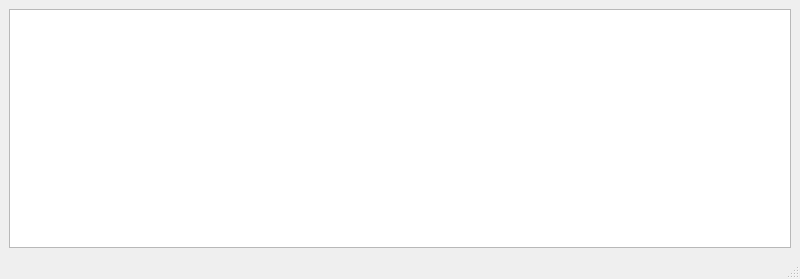
<?xml version="1.0" encoding="UTF-8"?>
<ui version="4.0">
 <class>Consolidated</class>
 <widget class="QMainWindow" name="Consolidated">
  <property name="geometry">
   <rect>
    <x>0</x>
    <y>0</y>
    <width>800</width>
    <height>279</height>
   </rect>
  </property>
  <property name="windowTitle">
   <string>MainWindow</string>
  </property>
  <widget class="QWidget" name="centralwidget">
   <layout class="QHBoxLayout" name="horizontalLayout">
    <item>
     <widget class="QTableView" name="tableView"/>
    </item>
   </layout>
  </widget>
  <widget class="QMenuBar" name="menubar">
   <property name="geometry">
    <rect>
     <x>0</x>
     <y>0</y>
     <width>800</width>
     <height>26</height>
    </rect>
   </property>
  </widget>
  <widget class="QStatusBar" name="statusbar"/>
 </widget>
 <resources/>
 <connections/>
</ui>
